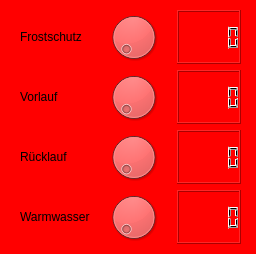
<?xml version="1.0" encoding="UTF-8"?>
<ui version="4.0">
 <class>Form</class>
 <widget class="QWidget" name="Form">
  <property name="geometry">
   <rect>
    <x>0</x>
    <y>0</y>
    <width>256</width>
    <height>254</height>
   </rect>
  </property>
  <property name="windowTitle">
   <string>Form</string>
  </property>
  <property name="styleSheet">
   <string notr="true">background-color: rgb(255, 0, 0);</string>
  </property>
  <widget class="QWidget" name="horizontalLayoutWidget">
   <property name="geometry">
    <rect>
     <x>20</x>
     <y>10</y>
     <width>221</width>
     <height>234</height>
    </rect>
   </property>
   <layout class="QHBoxLayout" name="horizontalLayout">
    <item>
     <layout class="QVBoxLayout" name="verticalLayout">
      <item>
       <widget class="QLabel" name="label">
        <property name="text">
         <string>Frostschutz</string>
        </property>
       </widget>
      </item>
      <item>
       <widget class="QLabel" name="label_2">
        <property name="text">
         <string>Vorlauf</string>
        </property>
       </widget>
      </item>
      <item>
       <widget class="QLabel" name="label_3">
        <property name="text">
         <string>Rücklauf</string>
        </property>
       </widget>
      </item>
      <item>
       <widget class="QLabel" name="label_4">
        <property name="text">
         <string>Warmwasser</string>
        </property>
       </widget>
      </item>
     </layout>
    </item>
    <item>
     <layout class="QVBoxLayout" name="verticalLayout_2">
      <item>
       <widget class="QDial" name="dialFrost"/>
      </item>
      <item>
       <widget class="QDial" name="dialFore"/>
      </item>
      <item>
       <widget class="QDial" name="dialReflux"/>
      </item>
      <item>
       <widget class="QDial" name="dialHotwater"/>
      </item>
     </layout>
    </item>
    <item>
     <layout class="QVBoxLayout" name="verticalLayout_3">
      <item>
       <widget class="QLCDNumber" name="lcdNumber"/>
      </item>
      <item>
       <widget class="QLCDNumber" name="lcdNumber_3"/>
      </item>
      <item>
       <widget class="QLCDNumber" name="lcdNumber_4"/>
      </item>
      <item>
       <widget class="QLCDNumber" name="lcdNumber_2"/>
      </item>
     </layout>
    </item>
   </layout>
  </widget>
 </widget>
 <resources/>
 <connections>
  <connection>
   <sender>dialFrost</sender>
   <signal>valueChanged(int)</signal>
   <receiver>lcdNumber</receiver>
   <slot>display(int)</slot>
   <hints>
    <hint type="sourcelabel">
     <x>137</x>
     <y>36</y>
    </hint>
    <hint type="destinationlabel">
     <x>206</x>
     <y>36</y>
    </hint>
   </hints>
  </connection>
  <connection>
   <sender>dialFore</sender>
   <signal>valueChanged(int)</signal>
   <receiver>lcdNumber_3</receiver>
   <slot>display(int)</slot>
   <hints>
    <hint type="sourcelabel">
     <x>137</x>
     <y>96</y>
    </hint>
    <hint type="destinationlabel">
     <x>206</x>
     <y>96</y>
    </hint>
   </hints>
  </connection>
  <connection>
   <sender>dialReflux</sender>
   <signal>valueChanged(int)</signal>
   <receiver>lcdNumber_4</receiver>
   <slot>display(int)</slot>
   <hints>
    <hint type="sourcelabel">
     <x>137</x>
     <y>156</y>
    </hint>
    <hint type="destinationlabel">
     <x>206</x>
     <y>156</y>
    </hint>
   </hints>
  </connection>
  <connection>
   <sender>dialHotwater</sender>
   <signal>valueChanged(int)</signal>
   <receiver>lcdNumber_2</receiver>
   <slot>display(int)</slot>
   <hints>
    <hint type="sourcelabel">
     <x>137</x>
     <y>216</y>
    </hint>
    <hint type="destinationlabel">
     <x>206</x>
     <y>216</y>
    </hint>
   </hints>
  </connection>
 </connections>
</ui>
